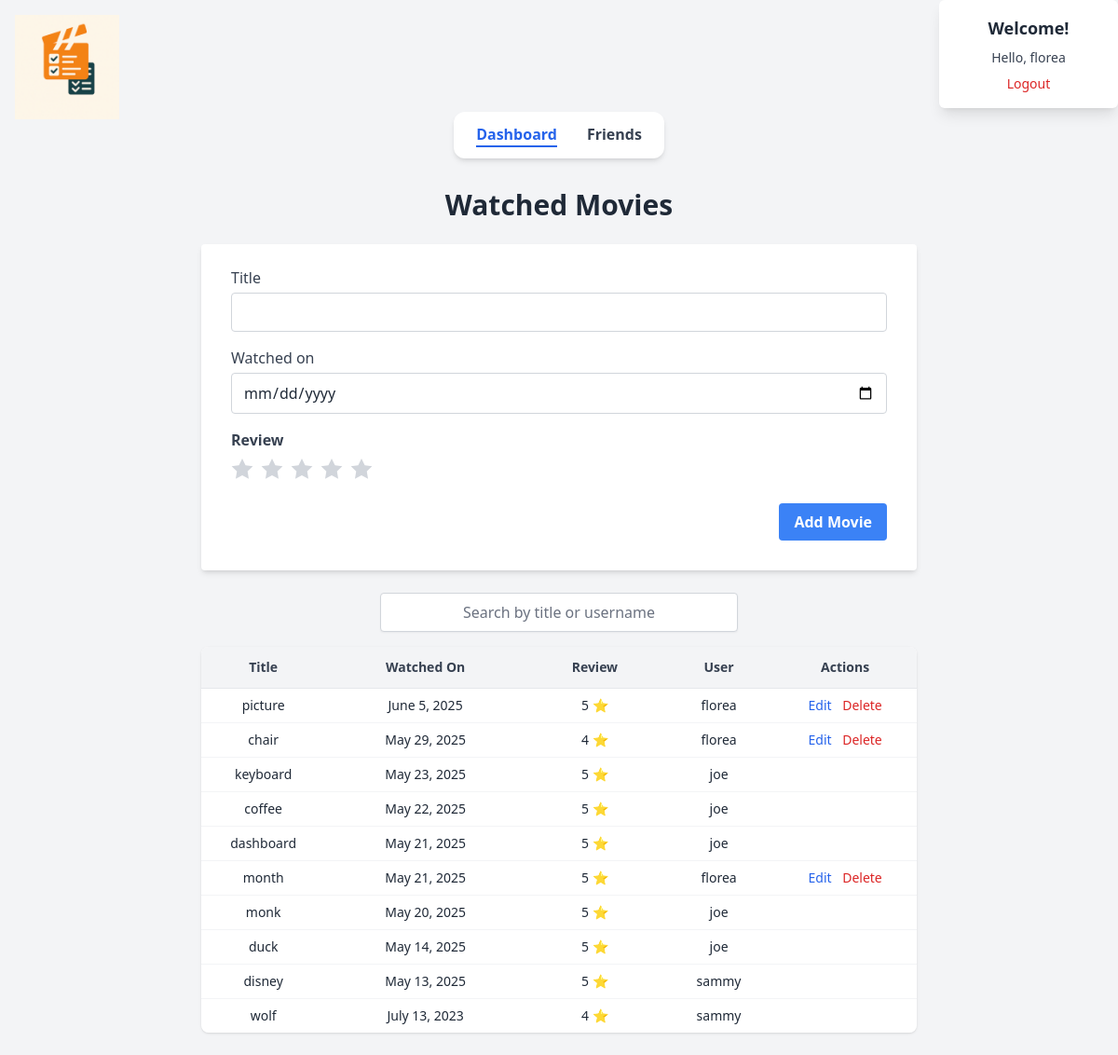
The page / (signed in) on the database its author committed.
### movies/models.py (models this page shows, shortened)
class CustomUser(AbstractBaseUser, PermissionsMixin):
    email = models.EmailField(unique=True)
    name = models.CharField(max_length=255)
    is_active = models.BooleanField(default=True)
    is_staff = models.BooleanField(default=False)
    friends = models.ManyToManyField('self', blank=True, symmetrical=False, related_name='friend_set')
    objects = CustomUserManager()
    USERNAME_FIELD = 'email'
    REQUIRED_FIELDS = ['name']

class Movie(models.Model):
    user = models.ForeignKey(settings.AUTH_USER_MODEL, on_delete=models.CASCADE, related_name='movies')
    title = models.CharField(max_length=255)
    watched_on = models.DateField()
    REVIEW_CHOICES = [(i, f"{i} Star{'s' if i > 1 else ''}") for i in range(1, 6)]
    review = models.IntegerField(choices=REVIEW_CHOICES, default=3)

### movies/views.py (the view)
# urls.py: path('', views.movie_list, name='movie_list'),
@login_required
def movie_list(request):
    movies = Movie.objects.all().order_by('-watched_on')
    form = MovieForm()
    return render(request, 'movies/movie_list.html', {'movies': movies, 'form': form})

### movies/forms.py
class MovieForm(forms.ModelForm):
    class Meta:
        model = Movie
        fields = ['title', 'watched_on', 'review']
        widgets = {
            'title': forms.TextInput(attrs={
                'class': 'w-full p-2 border border-gray-300 rounded bg-white focus:outline-none focus:ring-2 focus:ring-blue-500'
            }),
            'watched_on': forms.DateInput(attrs={
                'type': 'date',
                'class': 'w-full p-2 border border-gray-300 rounded bg-white focus:outline-none focus:ring-2 focus:ring-blue-500'
            }),
        }

### movies/templates/movies/movie_list.html (shortened to what this page needs)
<!DOCTYPE html>
<html lang="en">
<head>
    {% load widget_tweaks %}
    {% load static %}
    <script src="https://cdn.tailwindcss.com"></script>
</head>
<body class="bg-gray-100 text-gray-800 p-4 sm:p-6">
    <div class="mb-4 sm:mb-0 sm:fixed sm:top-0 sm:left-0 sm:m-4 sm:z-50">
        <img src="{% static 'images/logo.png' %}" alt="Logo" class="h-18 w-28 mx-auto sm:mx-0">
    </div>
    <div class="mx-auto mb-6 sm:mb-0 sm:fixed sm:top-0 sm:right-0 bg-white shadow-lg rounded-md p-4 text-center text-sm w-48 z-50">
        <h2 class="text-lg font-semibold text-gray-800 mb-2">Welcome!</h2>
        {% if user.is_authenticated %}
            <p class="text-gray-700 mb-2">
                Hello, <span class="font-medium">{{ user.name }}</span>
            </p>
            <a href="{% url 'logout' %}" class="text-red-600 hover:underline hover:text-red-800">Logout</a>
        {% else %}
            <a href="{% url 'login' %}" class="text-blue-600 hover:underline hover:text-blue-800">Login</a>
        {% endif %}
    </div>
    <div class="flex justify-center mt-4 sm:mt-24">
        {% url 'movie_list' as movie_list_url %}
        {% url 'friend_list' as friend_list_url %}
        <nav class="bg-white rounded-xl shadow-md px-6 py-3 inline-flex space-x-8">
            <a href="{{ movie_list_url }}"
               class="{% if request.path == movie_list_url %}text-blue-600 border-b-2 border-blue-600{% else %}text-gray-700{% endif %} font-semibold hover:text-blue-600 transition">
                Dashboard
            </a>
            <a href="{{ friend_list_url }}"
               class="{% if request.path == friend_list_url %}text-blue-600 border-b-2 border-blue-600{% else %}text-gray-700{% endif %} font-semibold hover:text-blue-600 transition">
                Friends
            </a>
        </nav>
    </div>
    <div class="max-w-3xl mx-auto mt-8">
        <h1 class="text-3xl font-bold mb-6 text-center">Watched Movies</h1>
        <form id="add-form"
            hx-post="{% url 'add_movie' %}"
            class="bg-white shadow-md rounded px-4 sm:px-8 pt-6 pb-8 mb-6 w-full"
            hx-target="#movie-table-body"
            hx-swap="outerHTML">
            <div class="mb-4">
                <label class="block text-gray-700 mb-1">{{ form.title.label }}</label>
                {{ form.title|add_class:"w-full px-3 py-2 border border-gray-300 rounded" }}
            </div>
            <div class="mb-4">
                <label class="block text-gray-700 mb-1">{{ form.watched_on.label }}</label>
                {{ form.watched_on|add_class:"w-full px-3 py-2 border border-gray-300 rounded" }}
            </div>
            <div class="mb-6">
                <label class="block text-gray-700 font-bold mb-2">Review</label>
                <div id="star-container" class="flex space-x-2 cursor-pointer">
                    {% for i in "12345" %}
                        <svg data-value="{{ forloop.counter }}"
                             class="w-6 h-6 text-gray-300 hover:text-yellow-400 fill-current star"
                             xmlns="http://www.w3.org/2000/svg" viewBox="0 0 20 20">
                            <path d="M10 15l-5.878 3.09 1.122-6.545L.487 6.91l6.564-.955L10 0l2.949 5.955 6.564.955-4.757 4.635 1.122 6.545z"/>
                        </svg>
                    {% endfor %}
                </div>
            </div>
            <div class="flex justify-end">
                <button type="submit"
                        class="bg-blue-500 hover:bg-blue-700 text-white font-bold py-2 px-4 rounded">
                    Add Movie
                </button>
            </div>
        </form>
        <div class=" text-center">
            <form class="mb-4">
                <input type="text"
                       name="q"
                       placeholder="Search by title or username"
                       class="w-full sm:w-1/2 px-3 py-2 border border-gray-300 rounded shadow-sm focus:outline-none focus:ring-2 focus:ring-blue-400 text-center placeholder-gray-500"
                       hx-get="{% url 'movie_search' %}"
                       hx-target="#movie-table-body"
                       hx-trigger="keyup changed delay:300ms">
            </form>
        </div>
        <div class="overflow-x-auto rounded-lg shadow">
            <table class="min-w-full divide-y divide-gray-200 bg-white text-sm" >
                <thead class="bg-gray-100 text-gray-700 font-semibold">
                    <tr class="text-center">
                        <th class="px-4 py-3">Title</th>
                        <th class="px-4 py-3">Watched On</th>
                        <th class="px-4 py-3">Review</th>
                        <th class="px-4 py-3">User</th>
                        <th class="px-4 py-3">Actions</th>
                    </tr>
                </thead>
                <tbody id="movie-table-body" class="divide-y divide-gray-100">
                    {% include 'movies/partials/movie_rows.html' %}
                </tbody>
            </table>
        </div>
    </div>
</body>
</html>

### movies/templates/movies/partials/movie_row.html (shortened to what this page needs)
<tr id="movie-{{ movie.id }}" class="text-center">
    <td>{{ movie.title }} </td>
    <td>{{ movie.watched_on }}</td>
    <td class="px-4 py-2 text-center">
      {{ movie.review }} ⭐
    </td>
    <td>{{ movie.user.name }}</td>
    {% if movie.user == request.user %}
    <td class="space-x-2">
        <button
            class="text-blue-600 hover:underline"
            hx-get="{% url 'edit_movie' movie.id %}"
            hx-target="#modal-content"
            hx-swap="innerHTML"
            onclick="document.getElementById('modal').classList.remove('hidden')">
            Edit
        </button>
        <form
            hx-post="{% url 'delete_movie' movie.id %}"
            hx-target="closest tr"
            hx-swap="outerHTML"
            class="inline">
            <button class="text-red-600 hover:underline" type="submit">Delete</button>
        </form>
    </td>
    {% endif %}
</tr>

### rows shown on the page
CustomUser: name "florea"
Movie: title "picture", watched_on "June 5, 2025", review "5", user.name "florea", shows "Edit"
Movie: title "chair", watched_on "May 29, 2025", review "4", user.name "florea", shows "Edit"
Movie: title "keyboard", watched_on "May 23, 2025", review "5", user.name "joe"
Movie: title "coffee", watched_on "May 22, 2025", review "5", user.name "joe"
Movie: title "dashboard", watched_on "May 21, 2025", review "5", user.name "joe"
Movie: title "month", watched_on "May 21, 2025", review "5", user.name "florea", shows "Edit"
Movie: title "monk", watched_on "May 20, 2025", review "5", user.name "joe"
Movie: title "duck", watched_on "May 14, 2025", review "5", user.name "joe"
Movie: title "disney", watched_on "May 13, 2025", review "5", user.name "sammy"
Movie: title "wolf", watched_on "July 13, 2023", review "4", user.name "sammy"
